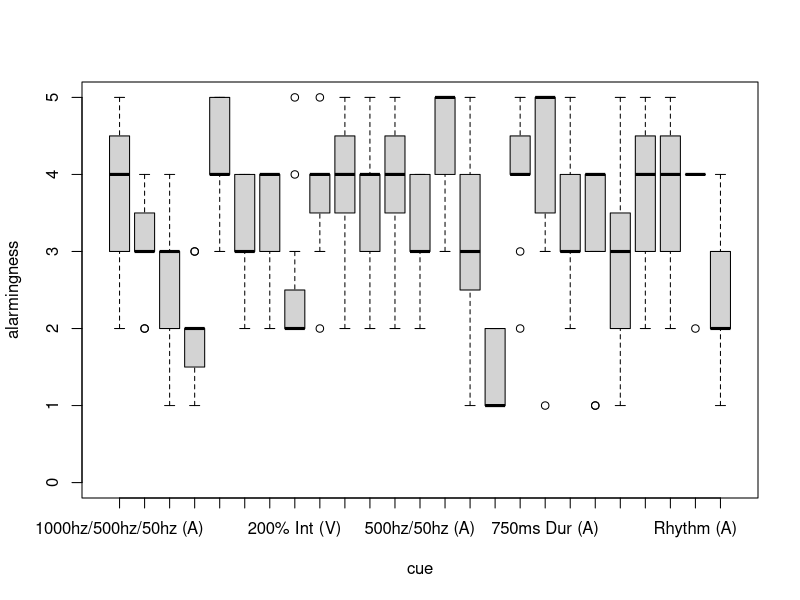
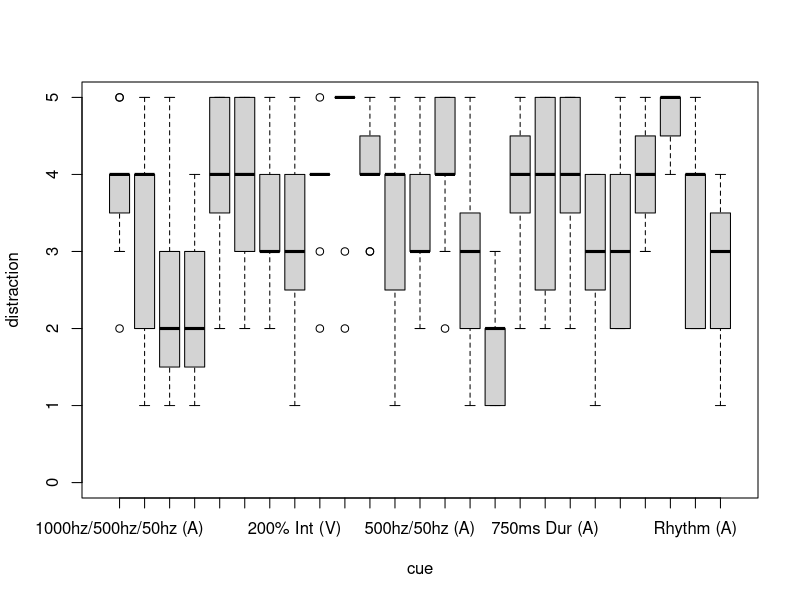
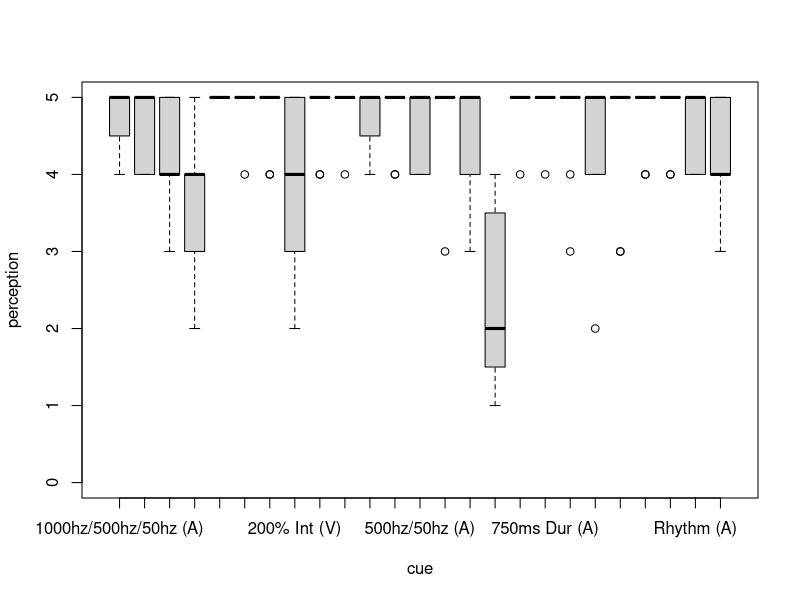
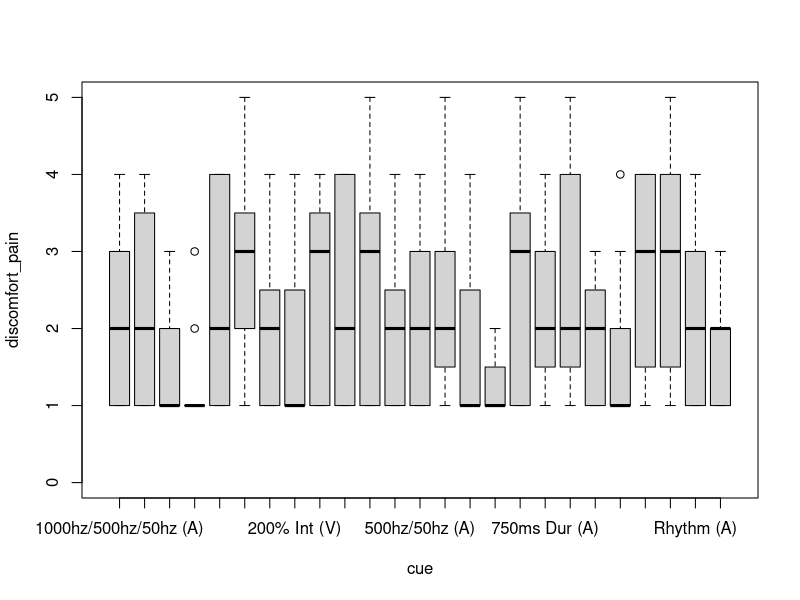
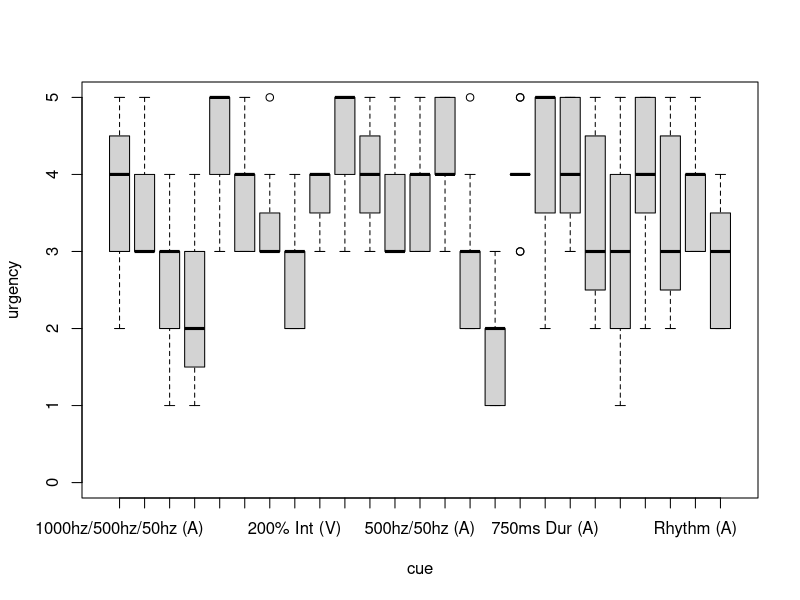
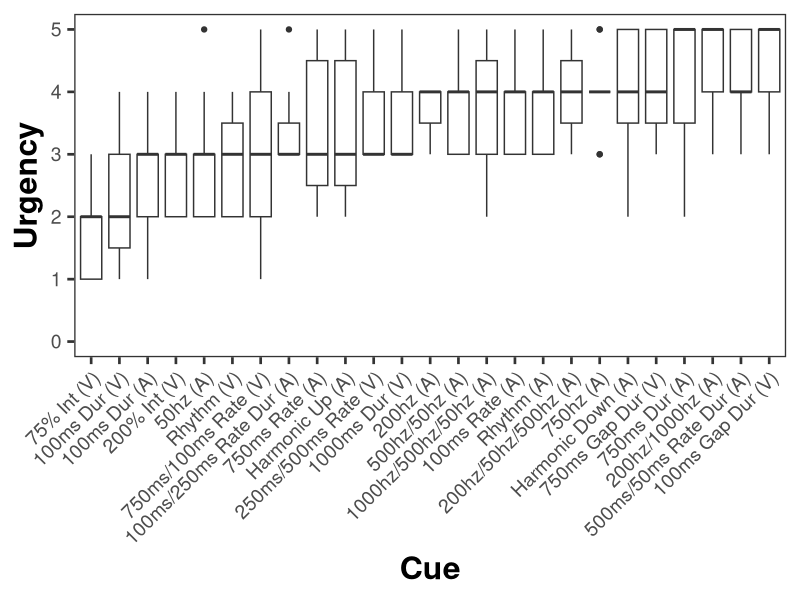
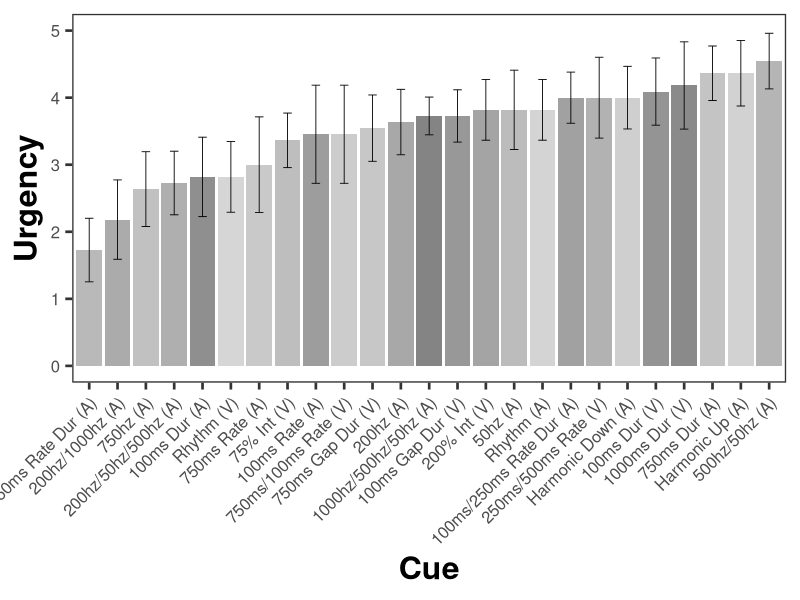
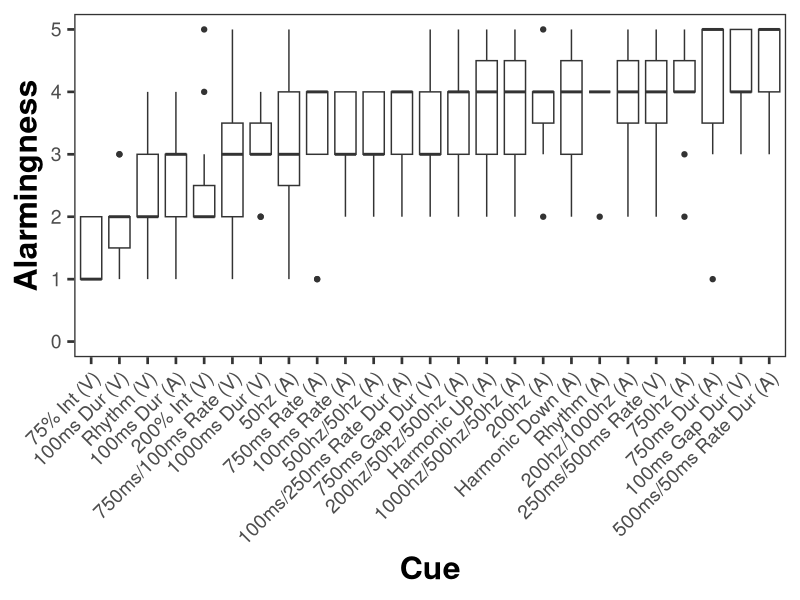

These charts were generated, in order, by the following R code: (Note: this script raises an error after producing the figures.)
## UTILS

# computation of the standard error of the mean
sem <- function(x) result <- sd(x)/sqrt(length(x))
# 95% confidence intervals of the mean
ciLow <- function(x) mean(x)-2*sem(x)
ciUp <- function(x) mean(x)+2*sem(x)

## PREPARATION

# remove timestamp column (first column)
#sed -i 's/^[^,]*,//' <NAME>.csv
demographic <- read.csv("demographic.csv")
ratings <- read.csv("parameter_feedback.csv")

# ratings$modality TODO 1-9, A-P -> 25
get_modality <- function(x) { 
	if(x == '1' | x == '2' | x == '3' | x == '4' | x == '5' | x == '8' | x == '9' | x == 'A' | x == 'B' | x == 'E' | x == 'F' | x == 'G' | x == 'H' | x == 'K' | x == 'L' | x == 'O') y <- "audio"
	if(x == '6' | x == '7' | x == 'C' | x == 'D' | x == 'I' | x == 'J' | x == 'M' | x == 'N' | x == 'P') y <- "vibration"
	return(y)
}
# applying function to data frame
ratings$modality <- factor(sapply(ratings$cue,get_modality))

# ratings$cue proper names TODO 1-9, A-P -> 25
get_name <- function(x) { 
	if(x == '1') y <- "50hz (A)"
	if(x == '2') y <- "200hz (A)"
	if(x == '3') y <- "750hz (A)"
	if(x == '4') y <- "200hz/1000hz (A)"
	if(x == '5') y <- "500hz/50hz (A)"
	if(x == '6') y <- "200% Int (V)"
	if(x == '7') y <- "75% Int (V)"
	if(x == '8') y <- "200hz/50hz/500hz (A)"
	if(x == '9') y <- "1000hz/500hz/50hz (A)"
	if(x == 'A') y <- "Harmonic Up (A)"
	if(x == 'B') y <- "Harmonic Down (A)"
	if(x == 'C') y <- "750ms Gap Dur (V)"
	if(x == 'D') y <- "100ms Gap Dur (V)"
	if(x == 'E') y <- "750ms Dur (A)"
	if(x == 'F') y <- "100ms Dur (A)"
	if(x == 'G') y <- "500ms/50ms Rate Dur (A)"
	if(x == 'H') y <- "100ms/250ms Rate Dur (A)"
	if(x == 'I') y <- "1000ms Dur (V)"
	if(x == 'J') y <- "100ms Dur (V)"
	if(x == 'K') y <- "100ms Rate (A)"
	if(x == 'L') y <- "750ms Rate (A)"
	if(x == 'M') y <- "250ms/500ms Rate (V)"
	if(x == 'N') y <- "750ms/100ms Rate (V)"
	if(x == 'O') y <- "Rhythm (A)"
	if(x == 'P') y <- "Rhythm (V)"
	return(y)
}
# applying function to data frame
ratings$cue <- factor(sapply(ratings$cue,get_name))

## DEMOGRAPHIC
summary(demographic)
#  participant        age           gender  hearing_disability handedness
# Min.   : 1.0   Min.   :21.00   Female:3   No:11              Left : 1  
# 1st Qu.: 3.5   1st Qu.:23.50   Male  :8                      Right:10  
# Median : 6.0   Median :27.00                                           
# Mean   : 6.0   Mean   :26.64                                           
# 3rd Qu.: 8.5   3rd Qu.:29.50                                           
# Max.   :11.0   Max.   :34.00                                           
mean(demographic$age)
#[1] 26.63636
sd(demographic$age)
#[1] 4.225464

## PLOTS
summary(ratings)
#  participant      cue         urgency        perception     distraction   
# Min.   : 1   1      : 11   Min.   :1.000   Min.   :1.000   Min.   :1.000  
# 1st Qu.: 3   2      : 11   1st Qu.:3.000   1st Qu.:4.000   1st Qu.:3.000  
# Median : 6   3      : 11   Median :4.000   Median :5.000   Median :4.000  
# Mean   : 6   4      : 11   Mean   :3.513   Mean   :4.538   Mean   :3.458  
# 3rd Qu.: 9   5      : 11   3rd Qu.:4.000   3rd Qu.:5.000   3rd Qu.:4.000  
# Max.   :11   6      : 11   Max.   :5.000   Max.   :5.000   Max.   :5.000  
#              (Other):209                                                  
#  alarmingness   discomfort_pain
# Min.   :1.000   Min.   :1.000  
# 1st Qu.:2.500   1st Qu.:1.000  
# Median :3.000   Median :2.000  
# Mean   :3.345   Mean   :2.138  
# 3rd Qu.:4.000   3rd Qu.:3.000  
# Max.   :5.000   Max.   :5.000  

# alarmingness
pdf("alarmingness_cue.pdf", width=8)
with(ratings, boxplot(alarmingness ~ cue, notch=F, ylim=c(0,5), ylab="alarmingness",xlab="cue"))
dev.off()

# distraction
pdf("distraction.pdf", width=8)
with(ratings, boxplot(distraction ~ cue, notch=F, ylim=c(0,5), ylab="distraction",xlab="cue"))
dev.off()

# perception
pdf("perception_cue.pdf", width=8)
with(ratings, boxplot(perception ~ cue, notch=F, ylim=c(0,5), ylab="perception",xlab="cue"))
dev.off()

# discomfort_pain
pdf("discomfort_pain_cue.pdf", width=8)
with(ratings, boxplot(discomfort_pain ~ cue, notch=F, ylim=c(0,5), ylab="discomfort_pain",xlab="cue"))
dev.off()

# urgency
pdf("urgency_cue.pdf", width=8)
with(ratings, boxplot(urgency ~ cue, notch=F, ylim=c(0,5), ylab="urgency",xlab="cue"))
dev.off()

# fancy plot
library(ggplot2)

#ggplot(data = gaze.reactiontime, aes(x = reorder(cue, mean(urgency)), y = mean(urgency), fill = cue)) +
urgency_cue.plot <- ggplot(ratings, aes(reorder(factor(cue), urgency), urgency)) + #factor(cue)
	#geom_bar(stat= "identity", position = position_dodge(), alpha = 0.8) +
	#geom_point(aes(shape="2"), size=5)+
	#geom_errorbar(aes(ymin = ciLow(urgency), ymax = ciUp(urgency)), width = .3, size = .3, position = position_dodge(0)) +
	#geom_hline(yintercept=3, linetype="longdash", color = "black", alpha = 0.6)+  # overall mean
	geom_boxplot(notch=F) +
	ylim(0,5) +
	scale_fill_grey(start = 0.4, end = 0.8) +
	theme_bw(base_size = 20) +
	theme(legend.position = "none", axis.text=element_text(size=14), axis.title=element_text(size=23,face="bold"), axis.text.x=element_text(angle=45, hjust=1), panel.grid.major = element_blank(), panel.grid.minor = element_blank(), panel.background = element_blank()) + 
	#geom_signif(data = df.corrected, comparisons = list(c("1", "2")), test = "wilcox.test", test.args = list(paired = T), map_signif_level = T, textsize = 5, step_increase=0.1) +
	ylab("Urgency") +
	xlab("Cue") # +
	#ggtitle("Title")
pdf("urgency_cue_fancy.pdf", width = 12, height = 7)
urgency_cue.plot
dev.off()

# mean, sd, sem, ciUp, ciLow
urgency.mean.data <- cbind(cue = unique(ratings$cue), data.frame(mean = tapply(ratings$urgency, ratings$cue, mean), sd = tapply(ratings$urgency, ratings$cue, sd), sem = tapply(ratings$urgency, ratings$cue, sem), ciUp = tapply(ratings$urgency, ratings$cue, ciUp), ciLow = tapply(ratings$urgency, ratings$cue, ciLow)))

urgency_cue.plot.mean <- ggplot(data = urgency.mean.data, aes(x = reorder(cue, mean), y = mean, fill = cue)) +
	geom_bar(stat= "identity", position = position_dodge(), alpha = 0.8) +
	#geom_point(aes(shape="2"), size=5) +
	geom_errorbar(aes(ymin = ciLow, ymax = ciUp), width = .3, size = .3, position = position_dodge(0)) +
	#geom_hline(yintercept=3.512727, linetype="longdash", color = "black", alpha = 0.6) +  # overall mean
	ylim(0,5) +
	scale_fill_grey(start = 0.4, end = 0.8) +
	theme_bw(base_size = 20) +
	theme(legend.position = "none", axis.text=element_text(size=12), axis.title=element_text(size=23,face="bold"), axis.text.x=element_text(angle=45, hjust=1), panel.grid.major = element_blank(), panel.grid.minor = element_blank(), panel.background = element_blank()) + 
	#geom_signif(data = df.corrected, comparisons = list(c("1", "2")), test = "wilcox.test", test.args = list(paired = T), map_signif_level = T, textsize = 5, step_increase=0.1) +
	ylab("Urgency") +
	xlab("Cue")
pdf("urgency_cue_mean_fancy.pdf", width = 12, height = 8)
urgency_cue.plot.mean
dev.off()

##alarmingness
#ggplot(data = gaze.reactiontime, aes(x = reorder(cue, mean(alarmingness)), y = mean(alarmingness), fill = cue)) +
alarmingness_cue.plot <- ggplot(ratings, aes(reorder(factor(cue), alarmingness), alarmingness)) + #factor(cue)
  #geom_bar(stat= "identity", position = position_dodge(), alpha = 0.8) +
  #geom_point(aes(shape="2"), size=5)+
  #geom_errorbar(aes(ymin = ciLow(alarmingness), ymax = ciUp(alarmingness)), width = .3, size = .3, position = position_dodge(0)) +
  #geom_hline(yintercept=3, linetype="longdash", color = "black", alpha = 0.6)+  # overall mean
  geom_boxplot(notch=F) +
  ylim(0,5) +
  scale_fill_grey(start = 0.4, end = 0.8) +
  theme_bw(base_size = 20) +
  theme(legend.position = "none", axis.text=element_text(size=14), axis.title=element_text(size=23,face="bold"), axis.text.x=element_text(angle=45, hjust=1), panel.grid.major = element_blank(), panel.grid.minor = element_blank(), panel.background = element_blank()) + 
  #geom_signif(data = df.corrected, comparisons = list(c("1", "2")), test = "wilcox.test", test.args = list(paired = T), map_signif_level = T, textsize = 5, step_increase=0.1) +
  ylab("Alarmingness") +
  xlab("Cue") # +
#ggtitle("Title")
pdf("alarmingness_cue_fancy.pdf", width = 12, height = 7)
alarmingness_cue.plot
dev.off()

# mean, sd, sem, ciUp, ciLow
alarmingness.mean.data <- cbind(cue = unique(ratings$cue), data.frame(mean = tapply(ratings$alarmingness, ratings$cue, mean), sd = tapply(ratings$alarmingness, ratings$cue, sd), sem = tapply(ratings$alarmingness, ratings$cue, sem), ciUp = tapply(ratings$alarmingness, ratings$cue, ciUp), ciLow = tapply(ratings$alarmingness, ratings$cue, ciLow)))

alarmingness_cue.plot.mean <- ggplot(data = alarmingness.mean.data, aes(x = reorder(cue, mean), y = mean, fill = cue)) +
  geom_bar(stat= "identity", position = position_dodge(), alpha = 0.8) +
  #geom_point(aes(shape="2"), size=5) +
  geom_errorbar(aes(ymin = ciLow, ymax = ciUp), width = .3, size = .3, position = position_dodge(0)) +
  #geom_hline(yintercept=3.512727, linetype="longdash", color = "black", alpha = 0.6) +  # overall mean
  ylim(0,5) +
  scale_fill_grey(start = 0.4, end = 0.8) +
  theme_bw(base_size = 20) +
  theme(legend.position = "none", axis.text=element_text(size=12), axis.title=element_text(size=23,face="bold"), axis.text.x=element_text(angle=45, hjust=1), panel.grid.major = element_blank(), panel.grid.minor = element_blank(), panel.background = element_blank()) + 
  #geom_signif(data = df.corrected, comparisons = list(c("1", "2")), test = "wilcox.test", test.args = list(paired = T), map_signif_level = T, textsize = 5, step_increase=0.1) +
  ylab("Alarmingness") +
  xlab("Cue")
pdf("alarmingness_cue_mean_fancy.pdf", width = 12, height = 8)
alarmingness_cue.plot.mean
dev.off()

##perception
#ggplot(data = gaze.reactiontime, aes(x = reorder(cue, mean(perception)), y = mean(perception), fill = cue)) +
perception_cue.plot <- ggplot(ratings, aes(reorder(factor(cue), perception), perception)) + #factor(cue)
  #geom_bar(stat= "identity", position = position_dodge(), alpha = 0.8) +
  #geom_point(aes(shape="2"), size=5)+
  #geom_errorbar(aes(ymin = ciLow(perception), ymax = ciUp(perception)), width = .3, size = .3, position = position_dodge(0)) +
  #geom_hline(yintercept=3, linetype="longdash", color = "black", alpha = 0.6)+  # overall mean
  geom_boxplot(notch=F) +
  ylim(0,5) +
  scale_fill_grey(start = 0.4, end = 0.8) +
  theme_bw(base_size = 20) +
  theme(legend.position = "none", axis.text=element_text(size=14), axis.title=element_text(size=23,face="bold"), axis.text.x=element_text(angle=45, hjust=1), panel.grid.major = element_blank(), panel.grid.minor = element_blank(), panel.background = element_blank()) + 
  #geom_signif(data = df.corrected, comparisons = list(c("1", "2")), test = "wilcox.test", test.args = list(paired = T), map_signif_level = T, textsize = 5, step_increase=0.1) +
  ylab("perception") +
  xlab("Cue") # +
#ggtitle("Title")
pdf("perception_cue_fancy.pdf", width = 12, height = 7)
perception_cue.plot
dev.off()

# mean, sd, sem, ciUp, ciLow
perception.mean.data <- cbind(cue = unique(ratings$cue), data.frame(mean = tapply(ratings$perception, ratings$cue, mean), sd = tapply(ratings$perception, ratings$cue, sd), sem = tapply(ratings$perception, ratings$cue, sem), ciUp = tapply(ratings$perception, ratings$cue, ciUp), ciLow = tapply(ratings$perception, ratings$cue, ciLow)))

perception_cue.plot.mean <- ggplot(data = perception.mean.data, aes(x = reorder(cue, mean), y = mean, fill = cue)) +
  geom_bar(stat= "identity", position = position_dodge(), alpha = 0.8) +
  #geom_point(aes(shape="2"), size=5) +
  geom_errorbar(aes(ymin = ciLow, ymax = ciUp), width = .3, size = .3, position = position_dodge(0)) +
  #geom_hline(yintercept=3.512727, linetype="longdash", color = "black", alpha = 0.6) +  # overall mean
  ylim(0,5) +
  scale_fill_grey(start = 0.4, end = 0.8) +
  theme_bw(base_size = 20) +
  theme(legend.position = "none", axis.text=element_text(size=12), axis.title=element_text(size=23,face="bold"), axis.text.x=element_text(angle=45, hjust=1), panel.grid.major = element_blank(), panel.grid.minor = element_blank(), panel.background = element_blank()) + 
  #geom_signif(data = df.corrected, comparisons = list(c("1", "2")), test = "wilcox.test", test.args = list(paired = T), map_signif_level = T, textsize = 5, step_increase=0.1) +
  ylab("perception") +
  xlab("Cue")
pdf("perception_cue_mean_fancy.pdf", width = 12, height = 8)
perception_cue.plot.mean
dev.off()

##discomfort_pain
#ggplot(data = gaze.reactiontime, aes(x = reorder(cue, mean(discomfort_pain)), y = mean(discomfort_pain), fill = cue)) +
discomfort_pain_cue.plot <- ggplot(ratings, aes(reorder(factor(cue), discomfort_pain), discomfort_pain)) + #factor(cue)
  #geom_bar(stat= "identity", position = position_dodge(), alpha = 0.8) +
  #geom_point(aes(shape="2"), size=5)+
  #geom_errorbar(aes(ymin = ciLow(discomfort_pain), ymax = ciUp(discomfort_pain)), width = .3, size = .3, position = position_dodge(0)) +
  #geom_hline(yintercept=3, linetype="longdash", color = "black", alpha = 0.6)+  # overall mean
  geom_boxplot(notch=F) +
  ylim(0,5) +
  scale_fill_grey(start = 0.4, end = 0.8) +
  theme_bw(base_size = 20) +
  theme(legend.position = "none", axis.text=element_text(size=14), axis.title=element_text(size=23,face="bold"), axis.text.x=element_text(angle=45, hjust=1), panel.grid.major = element_blank(), panel.grid.minor = element_blank(), panel.background = element_blank()) + 
  #geom_signif(data = df.corrected, comparisons = list(c("1", "2")), test = "wilcox.test", test.args = list(paired = T), map_signif_level = T, textsize = 5, step_increase=0.1) +
  ylab("discomfort_pain") +
  xlab("Cue") # +
#ggtitle("Title")
pdf("discomfort_pain_cue_fancy.pdf", width = 12, height = 7)
discomfort_pain_cue.plot
dev.off()

# mean, sd, sem, ciUp, ciLow
discomfort_pain.mean.data <- cbind(cue = unique(ratings$cue), data.frame(mean = tapply(ratings$discomfort_pain, ratings$cue, mean), sd = tapply(ratings$discomfort_pain, ratings$cue, sd), sem = tapply(ratings$discomfort_pain, ratings$cue, sem), ciUp = tapply(ratings$discomfort_pain, ratings$cue, ciUp), ciLow = tapply(ratings$discomfort_pain, ratings$cue, ciLow)))

discomfort_pain_cue.plot.mean <- ggplot(data = discomfort_pain.mean.data, aes(x = reorder(cue, mean), y = mean, fill = cue)) +
  geom_bar(stat= "identity", position = position_dodge(), alpha = 0.8) +
  #geom_point(aes(shape="2"), size=5) +
  geom_errorbar(aes(ymin = ciLow, ymax = ciUp), width = .3, size = .3, position = position_dodge(0)) +
  #geom_hline(yintercept=3.512727, linetype="longdash", color = "black", alpha = 0.6) +  # overall mean
  ylim(0,5) +
  scale_fill_grey(start = 0.4, end = 0.8) +
  theme_bw(base_size = 20) +
  theme(legend.position = "none", axis.text=element_text(size=12), axis.title=element_text(size=23,face="bold"), axis.text.x=element_text(angle=45, hjust=1), panel.grid.major = element_blank(), panel.grid.minor = element_blank(), panel.background = element_blank()) + 
  #geom_signif(data = df.corrected, comparisons = list(c("1", "2")), test = "wilcox.test", test.args = list(paired = T), map_signif_level = T, textsize = 5, step_increase=0.1) +
  ylab("discomfort_pain") +
  xlab("Cue")
pdf("discomfort_pain_cue_mean_fancy.pdf", width = 12, height = 8)
discomfort_pain_cue.plot.mean
dev.off()

##distraction
#ggplot(data = gaze.reactiontime, aes(x = reorder(cue, mean(distraction)), y = mean(distraction), fill = cue)) +
distraction_cue.plot <- ggplot(ratings, aes(reorder(factor(cue), distraction), distraction)) + #factor(cue)
  #geom_bar(stat= "identity", position = position_dodge(), alpha = 0.8) +
  #geom_point(aes(shape="2"), size=5)+
  #geom_errorbar(aes(ymin = ciLow(distraction), ymax = ciUp(distraction)), width = .3, size = .3, position = position_dodge(0)) +
  #geom_hline(yintercept=3, linetype="longdash", color = "black", alpha = 0.6)+  # overall mean
  geom_boxplot(notch=F) +
  ylim(0,5) +
  scale_fill_grey(start = 0.4, end = 0.8) +
  theme_bw(base_size = 20) +
  theme(legend.position = "none", axis.text=element_text(size=14), axis.title=element_text(size=23,face="bold"), axis.text.x=element_text(angle=45, hjust=1), panel.grid.major = element_blank(), panel.grid.minor = element_blank(), panel.background = element_blank()) + 
  #geom_signif(data = df.corrected, comparisons = list(c("1", "2")), test = "wilcox.test", test.args = list(paired = T), map_signif_level = T, textsize = 5, step_increase=0.1) +
  ylab("distraction") +
  xlab("Cue") # +
#ggtitle("Title")
pdf("distraction_cue_fancy.pdf", width = 12, height = 7)
distraction_cue.plot
dev.off()

# mean, sd, sem, ciUp, ciLow
distraction.mean.data <- cbind(cue = unique(ratings$cue), data.frame(mean = tapply(ratings$distraction, ratings$cue, mean), sd = tapply(ratings$distraction, ratings$cue, sd), sem = tapply(ratings$distraction, ratings$cue, sem), ciUp = tapply(ratings$distraction, ratings$cue, ciUp), ciLow = tapply(ratings$distraction, ratings$cue, ciLow)))

distraction_cue.plot.mean <- ggplot(data = distraction.mean.data, aes(x = reorder(cue, mean), y = mean, fill = cue)) +
  geom_bar(stat= "identity", position = position_dodge(), alpha = 0.8) +
  #geom_point(aes(shape="2"), size=5) +
  geom_errorbar(aes(ymin = ciLow, ymax = ciUp), width = .3, size = .3, position = position_dodge(0)) +
  #geom_hline(yintercept=3.512727, linetype="longdash", color = "black", alpha = 0.6) +  # overall mean
  ylim(0,5) +
  scale_fill_grey(start = 0.4, end = 0.8) +
  theme_bw(base_size = 20) +
  theme(legend.position = "none", axis.text=element_text(size=12), axis.title=element_text(size=23,face="bold"), axis.text.x=element_text(angle=45, hjust=1), panel.grid.major = element_blank(), panel.grid.minor = element_blank(), panel.background = element_blank()) + 
  #geom_signif(data = df.corrected, comparisons = list(c("1", "2")), test = "wilcox.test", test.args = list(paired = T), map_signif_level = T, textsize = 5, step_increase=0.1) +
  ylab("distraction") +
  xlab("Cue")
pdf("distraction_cue_mean_fancy.pdf", width = 12, height = 8)
distraction_cue.plot.mean
dev.off()

## TESTS

# homogenity
library(car)
with(ratings, leveneTest(y=urgency, group=as.factor(cue), center=mean))

# normality
with(ratings, shapiro.test(urgency))

# cue
friedman.test(urgency ~ cue | participant, data = ratings)
with(ratings, pairwise.wilcox.test(x=urgency,g=cue, p.adjust.method="holm", paired=T))

# modality
wilcox.test(urgency ~ modality, data = ratings, paired=T)



